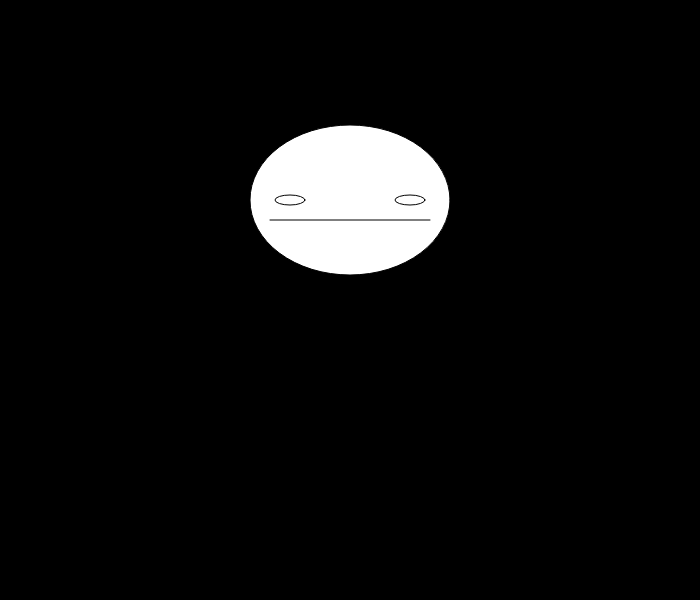
Frame 1 (no input)
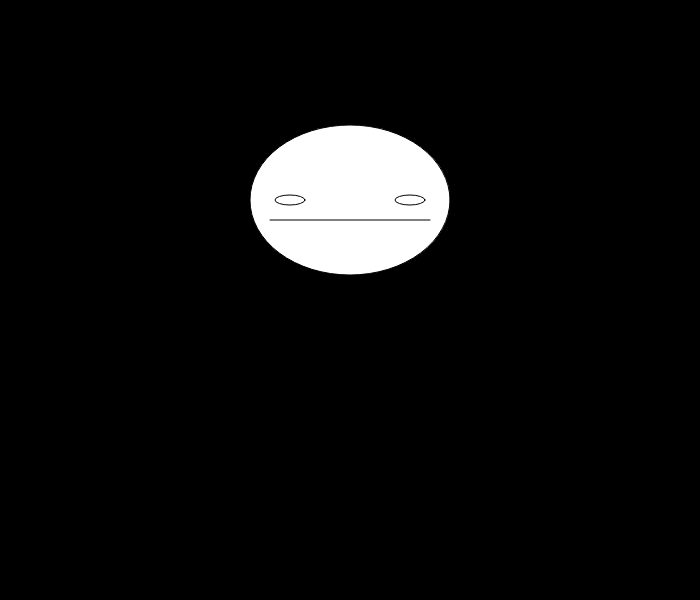
Frame 60 (no input)
Frame 120 (the mouse pressed at the canvas centre since frame 60): identical to frame 60, image omitted

The p5.js sketch that drew these frames (run headless with seeded random() and noise() and a simulated clock; from frame 60 on, the mouse is pressed at the canvas centre):

// p5.js sketch
// ── sketch.js
function setup() {
  createCanvas (700, 600);
  background (0,0,0);
}
var x= 200

function draw() {
  ellipse (350,x,x,150);//head
  ellipse (290,x,30,10);// left eye
  ellipse (410,x,30,10);//right eye
  line (270,220,430,220);//mouth
}
